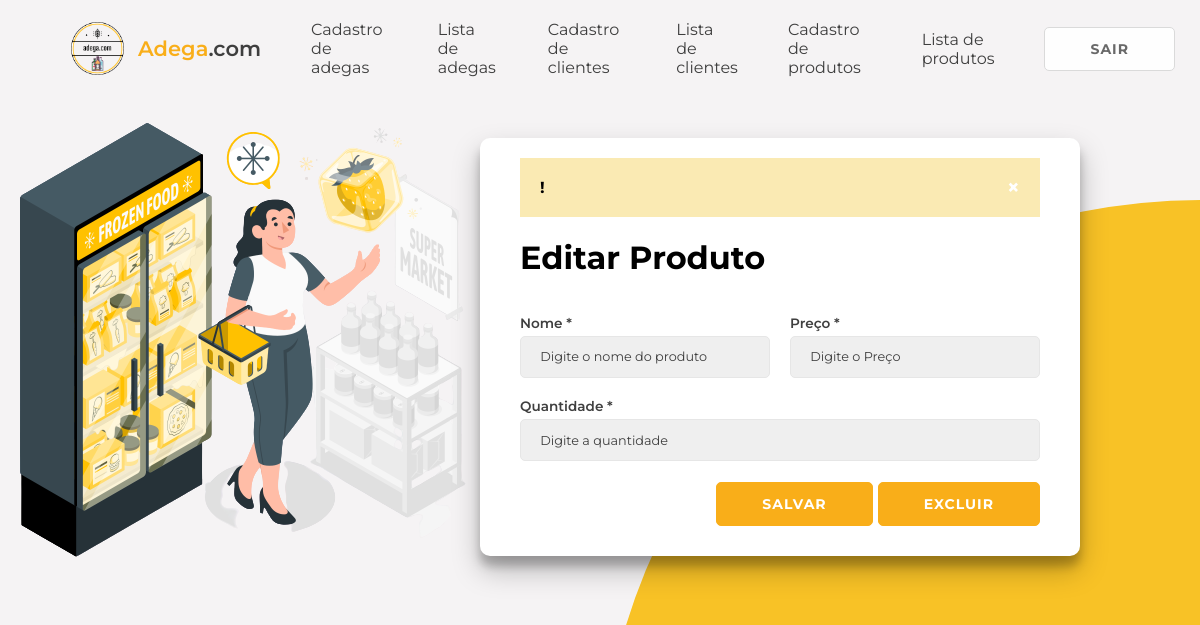
/produto/1 (signed in), run on an earlier commit of the app's database.
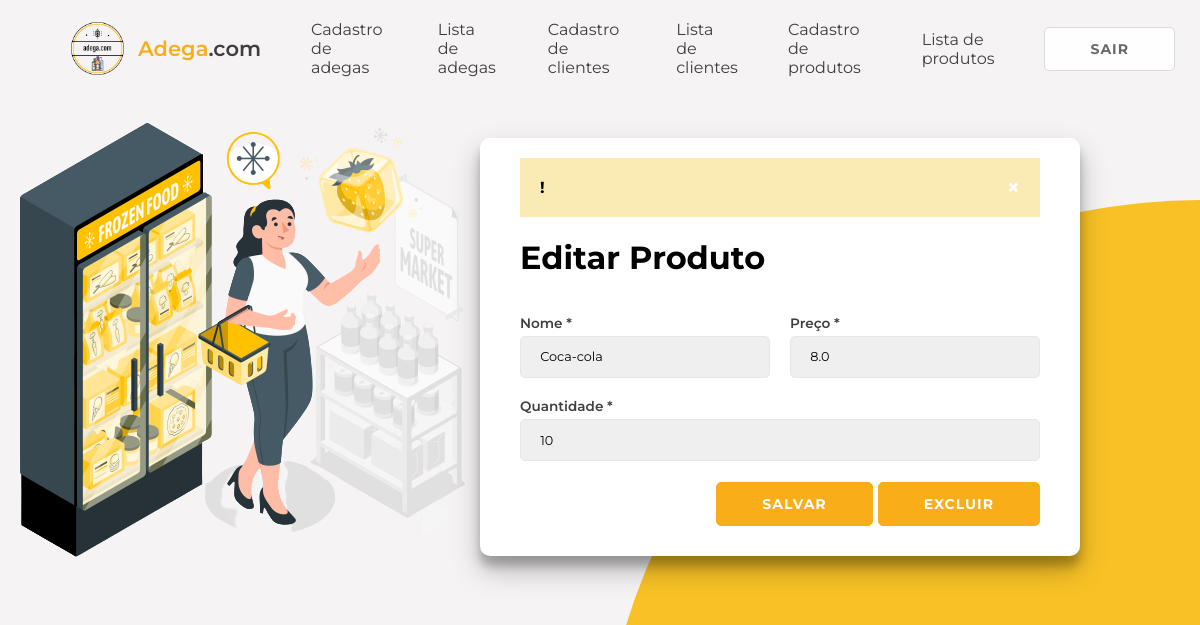
And on a later commit of the database.
### tables this page shows
CREATE TABLE produtos (
    id_produto INTEGER PRIMARY KEY AUTOINCREMENT,
    nomeProduto INTEGER(50) NOT NULL,
    preco DOUBLE(50) NOT NULL,
    quantidade VARCHAR(50) NOT NULL
);

### routes.py (the view)
@app.route("/produto/<int:id_produto>", methods = ["GET"])
def form_alterar_produto_api(id_produto):
    logado = autenticar_login()
    if logado is None:
        return redirect("/")
    produto = db_consultar_produto(id_produto)
    return render_template("cadastro-produto.html", logado = logado, produto = produto)

### database.py (called while the page is built)
def row_to_dict(description, row):
    if row is None: return None
    d = {}
    for i in range(0, len(row)):
        d[description[i][0]] = row[i]
    return d

def conectar():
    return sqlite3.connect('adega.db')

def db_fazer_login(login, senha):
    with closing(conectar()) as con, closing(con.cursor()) as cur:
        cur.execute("SELECT u.login, u.senha, u.nome FROM usuario u WHERE u.login = ? AND u.senha = ?", [login, senha])
        return row_to_dict(cur.description, cur.fetchone())

def db_consultar_produto(id_produto):
    with closing(conectar()) as con, closing(con.cursor()) as cur:
        cur.execute("SELECT id_produto, nomeProduto, preco, quantidade FROM produtos WHERE id_produto = ?", [id_produto])
        return row_to_dict(cur.description, cur.fetchone())

### routes.py (called while the page is built)
def autenticar_login():
    login = request.cookies.get("login", "")
    senha = request.cookies.get("senha", "")
    return db_fazer_login(login, senha)

### templates/cadastro-produto.html (shortened to what this page needs)
<!DOCTYPE html>
<html lang="pt-br">
	<head>
		<link rel="stylesheet" href="/static/css/global.css" />
        <link rel="stylesheet" href="/static/css/pages/cadastro-produtos.css" />
    </head>
    <body>
        {% include 'components/header.html' %}
        <div class="container" id="container">
            <div class="left-register">
                <img src="/static/images/formProduto.png" class="left-img" alt="imagens">
            </div>
            <div class="right-register">
                <div class="form-container-register register-in-container">
                    {% include "components/alert.html" %}
                    <form action="/produto/{{ produto['id_produto'] }}" method="POST">
                        {% if produto['id_produto'] != 'cadastro' %}
                            <h1>Editar Produto</h1>
                        {% else %}
                            <h1>Cadastrar Produto</h1>
                        {% endif %}
                        <div class="input-group">
                            <div class="input-box">
                                <label for="nomeProduto">Nome *</label>
                                <input id="nomeProduto" type="text" name="nomeProduto" value="{{produto['nomeProduto']}}" placeholder="Digite o nome do produto" required>
                            </div>
                            <div class="input-box">
                                <label for="preco">Preço *</label>
                                <input id="preco" step="any" type="number" name="preco" value="{{produto['preco']}}" placeholder="Digite o Preço" required>
                            </div>
                            <div class="input-box">
                                <label for="quantidade">Quantidade *</label>
                                <input id="quantidade" type="number" name="quantidade" value="{{produto['quantidade']}}" placeholder="Digite a quantidade" required>
                            </div>
                        </div>
                        <div class="container-buttons">
                            <button class="button primary" type="submit">Salvar</button>
                            {% if produto['id_produto'] != 'cadastro' %}
                                <button class="button primary" onclick="excluir()">
                                    Excluir
                                </button>
                            {% endif %}
                        </div>
                    </form>
                </div>
            </div>
        </div>
    </body>
</html>

What changed in the data, as far as the page shows it:
added produtos: nomeProduto "Coca-cola", preco "8.0", quantidade "10"
